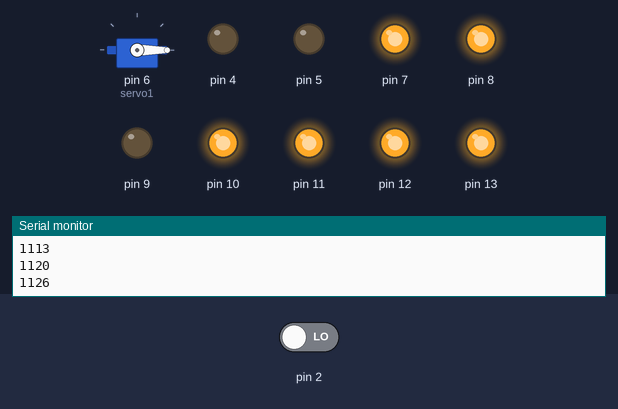
The sketch below on a simulated Arduino Uno, built with avr-gcc and run on an emulated ATmega328P. Parts: servo, output pins drawn as LEDs (lit = HIGH), the last lines printed to the serial monitor. Dashed ring = blinking. The inputs (shaded band) are chosen by the test bench; at power-on: pin 2 LOW.

Above: at 1.2 s.
1.3 s: pin 2 driven HIGH
At 1.8 s:
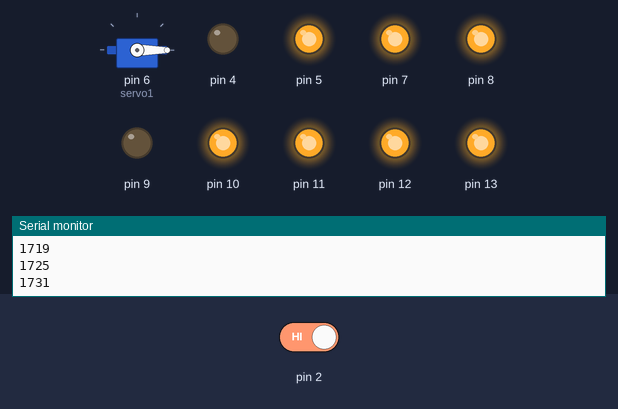
At 2.16 s:
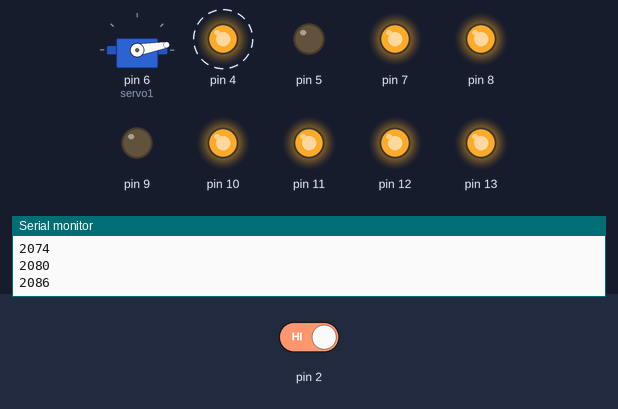
4.3 s: pin 2 driven LOW
At 4.78 s:
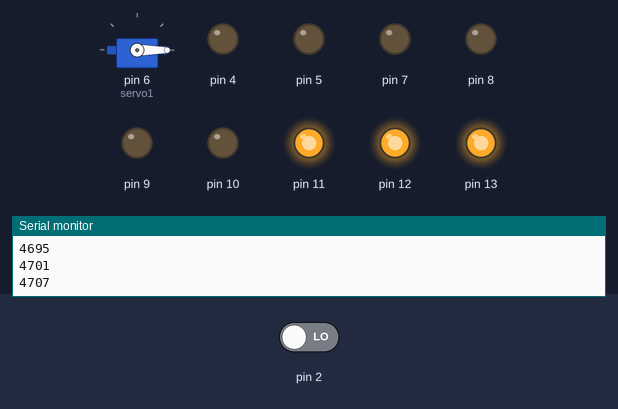
Timing chart, 0 to 7.3 s (numbered marks = the images above; inputs shaded):
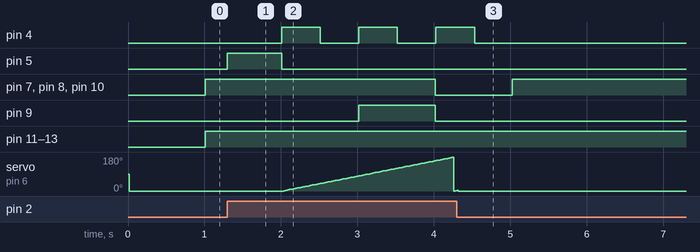

The sketch:

ARDUINO_LabAct07.ino
```cpp
#include<Servo.h>
Servo servo1; //(2)

int digits[10] [7] = {  {1,1,1,1,0,1,1}, //digit9
                        {1,1,1,1,1,1,1}, //digit8
                        {1,1,1,0,0,0,0}, //digit7
                        {1,0,1,1,1,1,1}, //digit6
                        {1,0,1,1,0,1,1}, //digit5
                        {0,1,1,0,0,1,1}, //digit4
                        {1,1,1,1,0,0,1}, //digit3
                        {1,1,0,1,1,0,1}, //digit2
                        {0,1,1,0,0,0,0}, //digit1
                        {1,1,1,1,1,1,0}, //digit0
                      };
int d;
int servo_angle = 0;

unsigned long startTime_display = 0;
unsigned long interval_display = 1000;

unsigned long startTime_servo = 0;
unsigned long interval_servo = 10;

unsigned long startTime_blink = 0;
unsigned long interval_blink = 500;

unsigned long startTime_green = 0;
unsigned long interval_green = 500;

int greenState = LOW;

void setup() {
  for(int i = 13; i >= 7; i--){
      pinMode(i, OUTPUT);
    }
  pinMode(2, INPUT);
  Serial.begin(9600);

  servo1.attach(6);

  pinMode(5, OUTPUT);
  pinMode(4, OUTPUT);
}

void loop() {
  unsigned currentTime = millis();
  Serial.println(currentTime);

    if(d == 0 && digitalRead(2) == HIGH) {
        digitalWrite(5, HIGH);
    }

    if(currentTime - startTime_display >= interval_display ){
       startTime_display = currentTime;
       for(int i = 13; i >= 7; i--){
        digitalWrite(i, digits[d] [13-i]);
      }
       d++;
    }

    if (digitalRead(2) == LOW || d == 10) {
      d = 0;
      digitalWrite(5, LOW);
    }

    if(currentTime - startTime_blink >= interval_blink){
      startTime_blink = currentTime;
            digitalWrite(5, LOW);
    }

    if(currentTime - startTime_green >= interval_green){
      startTime_green = currentTime;
      if(greenState == LOW && d > 0){
        greenState = HIGH;
       }else{
        greenState = LOW;
      }

      if(digitalRead(2) == LOW || digitalRead(5) == HIGH) {
         greenState = LOW;
      }
      digitalWrite(4, greenState);
    }

   if(currentTime - startTime_servo >= interval_servo){
      startTime_servo = currentTime;
      servo1.write(servo_angle);
      servo_angle++;
      if(servo_angle == 180 || d == 0) servo_angle = 0;
    }

}
```

Measured:
- after the input at 1.3 s, pin 4: alternates HIGH for 0.51 s and LOW for 0.50 s, starting after 0.71 s; pin 5: LOW → HIGH at once, → LOW 0.71 s later; pin 7, pin 8, pin 10: HIGH → LOW after 2.7 s; pin 9: LOW → HIGH after 1.7 s, → LOW 1.0 s later
- after the input at 4.3 s, pin 4: goes on until 4.5 s, then stays LOW; pin 5: stays LOW (without the input it goes to HIGH after 6.8 s); pin 7, pin 8, pin 10: goes on until 5.0 s, then stays HIGH; pin 9: stops changing and stays LOW; pin 11: stays HIGH (without the input it goes to LOW after 4.7 s)
